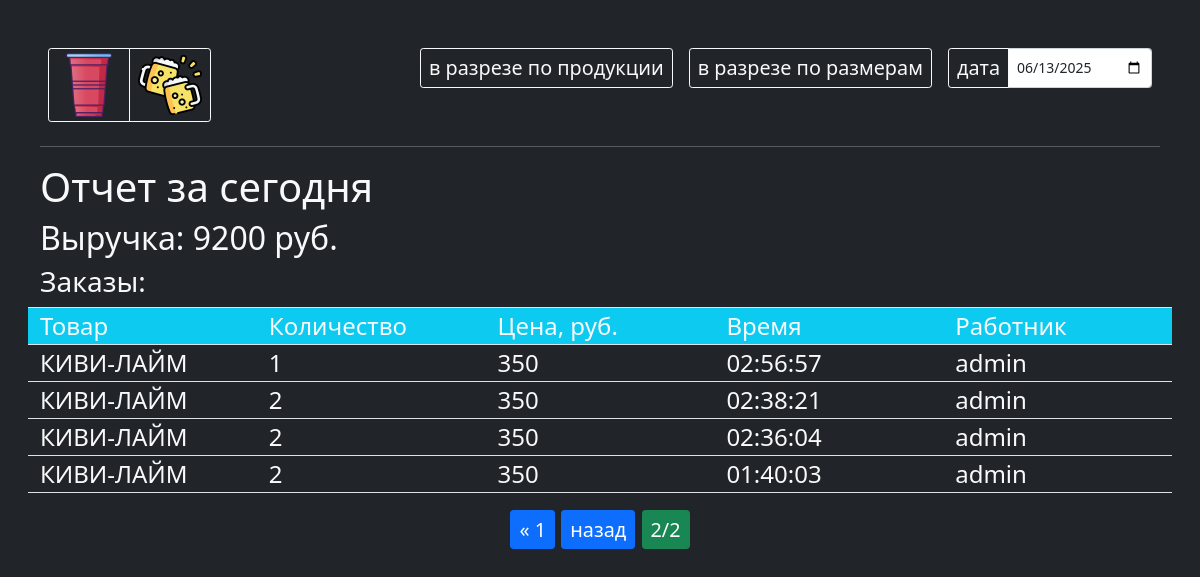
The page /report/?page=2&date=2025-06-13 on the database its author committed.
### main/models.py (models this page shows, shortened)
class Order(models.Model):
    product = models.ForeignKey(Product, verbose_name='товар', on_delete=models.DO_NOTHING)
    quantity = models.IntegerField('кол-во',default=1)
    created_at = models.DateTimeField('время заказа',auto_now=True)
    user = models.ForeignKey(User, verbose_name='пользователь',on_delete=models.DO_NOTHING)
    class Meta:
        verbose_name = 'заказ'
        verbose_name_plural = 'заказы'
        ordering = ['-created_at']

class Product(models.Model):
    group = models.ForeignKey(CupGroup, verbose_name='группа', on_delete=models.CASCADE, related_name='group_products')
    size = models.ForeignKey(CupSize, verbose_name='размер', on_delete=models.CASCADE, related_name='size_products', blank=True, null=True)
    name = models.CharField('название', max_length=50)
    description = models.TextField('описание')
    price = models.PositiveIntegerField(verbose_name='цена за ед', default=300)
    order_p = models.PositiveSmallIntegerField('порядок', default=0)
    enabled = models.BooleanField('действующая?', default=True)
    class Meta:
        verbose_name = 'товар'
        verbose_name_plural = 'товары'
        ordering = ['group','order_p']

### main/views.py (the view)
# urls.py: path('report/', report, name='report'),
def report(request):
    date_str = request.GET.get('date')
    if date_str:
        date = datetime.strptime(date_str, '%Y-%m-%d').date()
    else:
        date = datetime.now()
    orders = Order.objects.filter(created_at__date=date)
    product_quantities = (
                            orders.values('product__name','product__size__name','product__group__name')  # Группируем по полю 'product'
                            .annotate(
                                total_quantity=Sum('quantity'),
                                total_revenue=Sum(F('quantity') * F('product__price'))
                                )  # Суммируем количество
                            .order_by('product__group__name','-total_quantity')
                        )
    size_quantities = (
                            orders.values('product__group__name','product__size__name')  # Группируем по полю 'product'
                            .annotate(
                                total_quantity=Sum('quantity'),
                                total_revenue=Sum(F('quantity') * F('product__price'))
                                )  # Суммируем количество
                            .order_by('product__group__name','-total_quantity')
                        )
    paginator = Paginator(orders, 10)
    page_number = request.GET.get("page")
    page_obj = paginator.get_page(page_number)
    total_revenue = orders.aggregate(total=Sum(F('quantity') * F('product__price')))['total'] or 0
    context = {
        'title':'отчет',
        'page_obj': page_obj,
        'total_revenue': total_revenue,
        'product_quantities': product_quantities,
        'size_quantities': size_quantities,
        'date': date,
     }
    return render(request,'report.html', context)

### templates/report.html (shortened to what this page needs)
{% extends 'base.html' %}
{% load tz %}
{% load static %}
{% block main %}
<div>
  <div class="btn-group btn-group-sm m-2 mb-2" role="group" aria-label="Basic example" id="role">
    <a href="{% url 'main' 'no_alco' %}" class="btn btn-outline-light"><img src="{% static '/images/cup.png' %}" width="64"></a>
    <a href="{% url 'main' 'alco' %}" class="btn btn-outline-light"><img src="{% static '/images/beer.png' %}" width="64"></a>
  </div>
  <div class="float-end d-flex">
    <button class="m-2 btn btn-sm btn-outline-light" id="cut">в разрезе по продукции</button>
    <button class="m-2 btn btn-sm btn-outline-light" id="cutSize">в разрезе по размерам</button>
    <form class="m-2 input-group input-group-sm">
      <button class="input-group-text btn btn-outline-light" id="inputGroup-sizing-sm" type="submit">дата</button>
      <input type="date" class="form-control" aria-label="Sizing example input" aria-describedby="inputGroup-sizing-sm" name="date" value="{{date|date:'Y-m-d' }}">
    </form>
  </div>
</div>
<hr>
<div>
  <h1>Отчет за сегодня</h1>
  <h2>Выручка: {{ total_revenue }} руб.</h2>
  <h3>Заказы:</h3>
</div>
    <div class="row border-top border-bottom bg-info">
      <div class="col">Товар</div>
      <div class="col">Количество</div>
      <div class="col">Цена, руб.</div>
      <div class="col">Время</div>
      <div class="col">Работник</div>
    </div>
    {% for order in page_obj %}
      <div class="row border-bottom">
        <div class="col">{{ order.product.name }}</div>
        <div class="col">{{ order.quantity }}</div>
        <div class="col">{{ order.product.price }}</div>
        <div class="col">{{ order.created_at|date:"H:i:s" }}</div>
        <div class="col" title="{{order.user.get_full_name}}">{{ order.user }}</div>
      </div>
    {% empty %}
      <p>Нет заказов за сегодня.</p>
    {% endfor %}
    <div class="pagination justify-content-center mt-3 mb-3">
      <span class="step-links">
          {% if page_obj.has_previous %}
              <a href="?page=1&date={{ date|date:'Y-m-d' }}" class="btn btn-sm btn-primary">&laquo; 1</a>
              <a href="?page={{ page_obj.previous_page_number }}&date={{ date|date:'Y-m-d' }}" class="btn btn-sm btn-primary">назад</a>
          {% endif %}
          <span class="current btn btn-sm btn-success">
              {{ page_obj.number }}/{{ page_obj.paginator.num_pages }}
          </span>
      </span>
    </div>
      {% regroup product_quantities by product__group__name as group_list %}
      {% regroup size_quantities by product__group__name as group_list %}
{% endblock %}

### static/desktop.css (style rules this page uses)
body { font-family: "Finder"; height: 100%; margin: 40px!important; font-size: 24px!important; }
.input-group-text { width: 200px; }

### static/style.css (style rules this page uses)
body { font-family: "Finder"; height: 100%; margin: 40px!important; }
.btn { font-size: 1em!important; }
.input-group-text { width: 150px; }

### templates/report.html (style rules this page uses)
.btn { font-size: 0.825em!important; }
.col { text-align: start; overflow: hidden; text-overflow: ellipsis; }
.input-group, .input-group-text { width: inherit; }

### rows shown on the page
Order: product.name "КИВИ-ЛАЙМ", quantity "1", product.price "350", created_at "02:56:57", user "admin"
Order: product.name "КИВИ-ЛАЙМ", quantity "2", product.price "350", created_at "02:38:21", user "admin"
Order: product.name "КИВИ-ЛАЙМ", quantity "2", product.price "350", created_at "02:36:04", user "admin"
Order: product.name "КИВИ-ЛАЙМ", quantity "2", product.price "350", created_at "01:40:03", user "admin"

### other values the page prints
{{ total_revenue }} "9200"
{{ page_obj.number }} "2"
{{ page_obj.paginator.num_pages }} "2"
